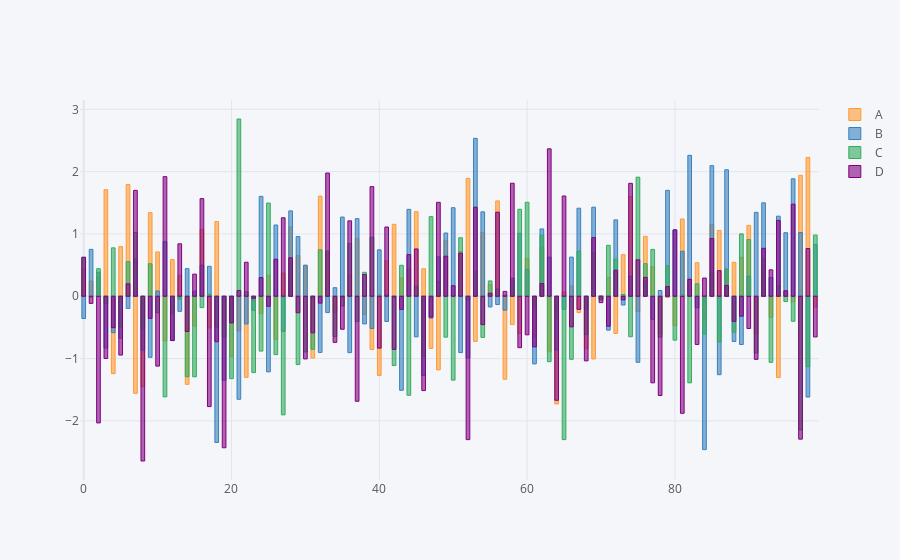

Notebook source saved alongside this figure:
### Code cell
data.iplot(kind='bar',barmode='overlay',bargap=0.5)
